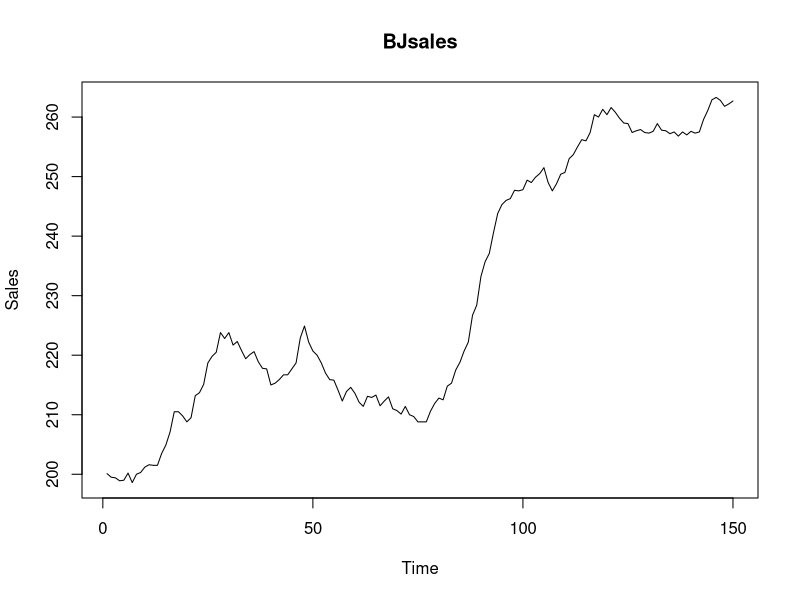
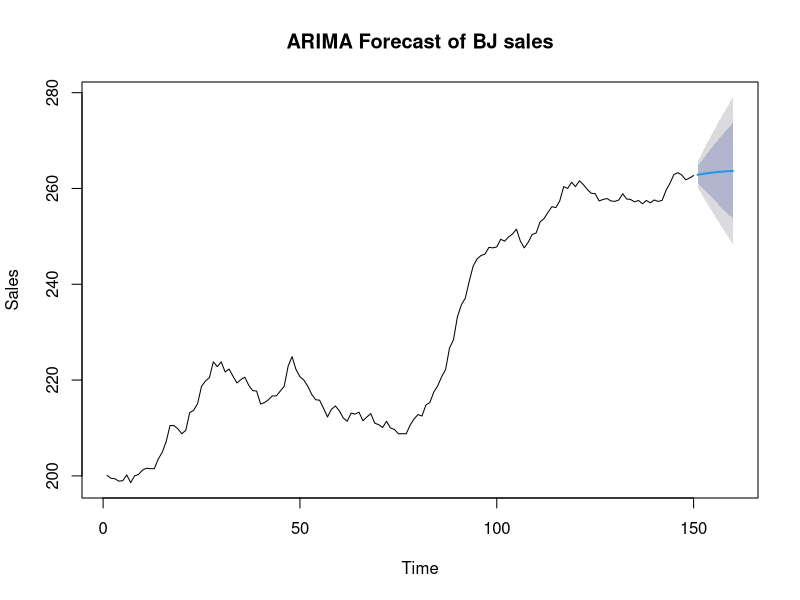

R code for these plots, in order:
install.packages("forecast")
library(forecast)
data("BJsales")
plot(BJsales, xlab="Time", ylab="Sales", main="BJsales")
model <- auto.arima(BJsales)
print(summary(model))

forecasted <- forecast(model, h=10)
print(forecasted)

plot(forecasted, main="ARIMA Forecast of BJ sales", ylab="Sales", xlab="Time")

